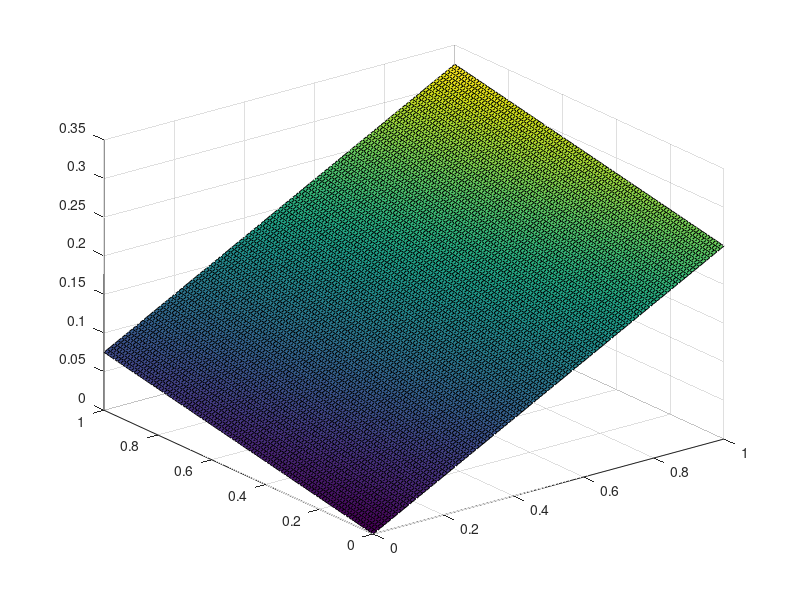

Source code (MATLAB): (Note: this script raises an error after producing the figure.)
clear all

starting_state = [0.9; 0.1]; % Coal and Solar power, must sum to 1
build_cost = [0.1; 0.2]; % How much to build for coal and solar
fuel_cost = [0.2; 0];
maintenance_cost = [0.1; 0.1];
demolition_cost = [0.2; 0.1]; % How much to break down the buildings
CO2_cost = [0.2; 0.05]; % How much CO2 do they emit?
budget = 1; % How much can be spend per time unit
w_CO2 = 0.5; % How bad is polluting
w_euro = 0.5; % How bad is spending money
f = starting_state.*(w_euro*(maintenance_cost+fuel_cost)+w_CO2*CO2_cost);
sol = linspace(0,1,100);
coal = linspace(0,1,100);
f_test = zeros(length(sol),length(coal));

%% Run initial loop to show how the design space looks like

for i=1:length(sol)
    for j=1:length(coal)
        f_test(i,j) = sum([coal(j); sol(i)].*(w_euro*(maintenance_cost+fuel_cost)+w_CO2*CO2_cost));
%        if coal(j)+sol(i) ~= 1
%            f_test(i,j) = 10;
%        end
    end
end

surf(coal,sol,f_test)

%% Perform fminbnd to earch for optimum
options = optimoptions('fmincon','Display','iter','Algorithm','sqp','OutputFcn',@outfun);
A = [1, 1]; b = 1;
x0 = [1; 0];
Aeq = [1, 1]; beq = 1;
lb = [0 0]; ub = [1 1];
nonlcon = [];
[x,fval,exitflag,output] = fmincon(@ftest,x0,A,b,Aeq,beq,lb,ub,nonlcon,options)